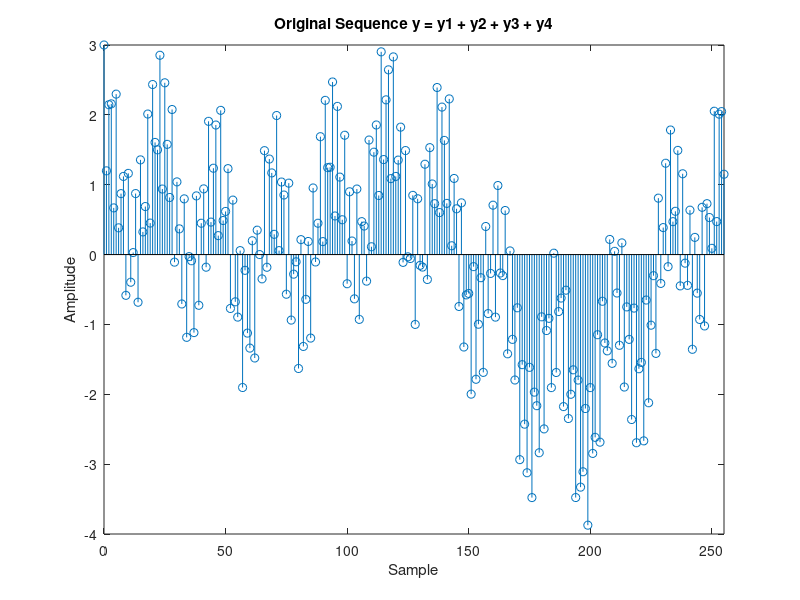

Write the MATLAB code that produced this figure.
clear
close all

%defining number of samples 
N = 256;
n = 0:1:255;

%defining each sinusoidal sequence
y1 = sin((2*pi*n)./N);
y2 = cos((4*pi*n)./N);
y3 = cos((22*pi*n)./N);
y4 = cos((202*pi*n)./N);
y5 = cos((23*pi*n)./N);

%superimposing sinusoids y1, y2, y3, and y4
y = y1 + y2 + y3 + y4;

%computing the FFT of the signal , as well as the FFT of the real and
%imaginary componenets
yf = fft(y, 256);
yf_real = fft(y2+y3+y4, 256);
yf_imag = fft(y1, 256)

%plotting original sequence
stem(n, y)
xlim([0 255])
title('Original Sequence y = y1 + y2 + y3 + y4')
xlabel('Sample')
ylabel('Amplitude')